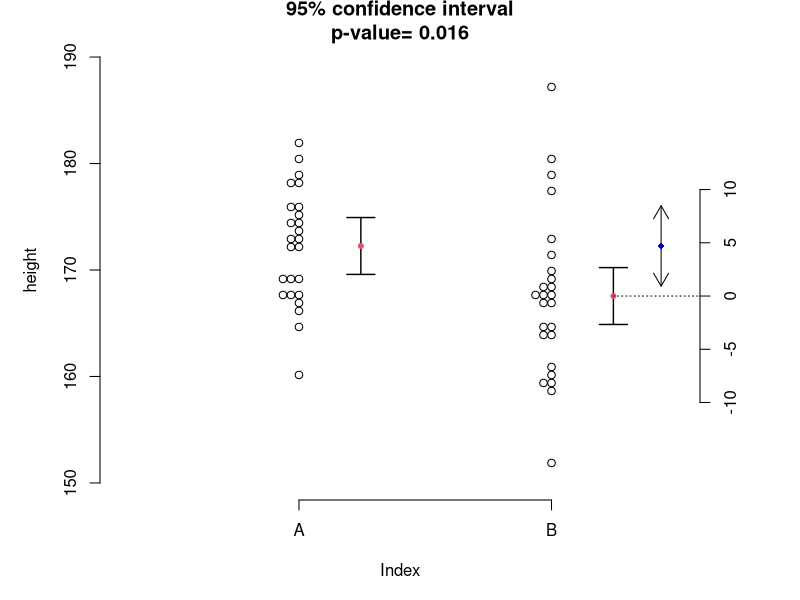

The R source for this figure:
library(beeswarm); set.seed(1235)
random_a = c(rnorm(25,172,6)); random_b = c(rnorm(25,167,6))
group_a = rep("a",25);group_b = rep("b",25)

random_a_and_b = c(random_a, random_b) # 두 그룹 난수
group_a_and_b = c(group_a,group_b) # "a","b" 라벨링

############################################################################

rslt = aov(random_a_and_b ~ group_a_and_b) # one-way ANOVA
summary(rslt) # 유의  -> 사후분석 수행 > 신뢰구간 구하기

# 신뢰구간 구하는 과정
rslt_list = unlist(summary(rslt)) # 분석 결과를 벡터로 저장
qt_val = qtukey(df = rslt_list[2], nmeans = 2,p = 0.95 )/sqrt(2) # 임계값
sd = sqrt(rslt_list[6]) # 변동성
n = 25 # 샘플 크기
margin_error = qt_val*sd*sqrt(1/n) # 표준오차
sample_mean = aggregate(random_a_and_b, list(group_a_and_b), mean) # 각 그룹 평균
moes = c(sample_mean$x-margin_error, sample_mean$x+margin_error) # 신뢰구간
############################################################################

par(mar = c(5,5,2,5)) # 여백 조정
plot(c(150,190),axes=FALSE, xaxt="n", type="n",
     xlim=c(0.3, 2.5), ylab="height" ) # 캔버스 생성
y_range=c(150,190)
beeswarm(random_a_and_b~group_a_and_b,side=-1,
         col = 1:length(n), add=TRUE,ylim=y_range,  
         method="center",xlab="",main = '') # 표본 plotting
axis(1, 1:2, labels=c("A","B")) # 2개의 집단 표시
axis(2) # 세로축 생성


x_adj = c(1,2) + 0.245 # beeswarm옆에 그리기 위해 값 조정
arrows(x_adj[1],moes[1],x_adj[1],moes[3],lwd=1.4, length=0.14,angle=90, code=3) # 집단 a의 신뢰구간
arrows(x_adj[2],moes[2],x_adj[2],moes[4],lwd=1.4, length=0.14,angle=90, code=3) # 집단 b의 신뢰구간
points(x_adj, sample_mean$x,col=2,pch=20) # 집단 a ,b 평균
lines(c(x_adj[2], 3), c(sample_mean$x[2], sample_mean$x[2]), lty=3)

par(new=TRUE) # 위에 겹쳐 그리기
diff=sample_mean$x[1]-sample_mean$x[2] # 평균 차이

test=t.test(random_a_and_b~group_a_and_b, 
            conf.level=0.95, var.equal=TRUE) # 평균차이 유의미한가?

pvalue=round(test$p.value,3)
y_range = c(150,190)
plot(0.97, diff, axes=FALSE, xlab=NA, ylab=NA,
     type="n", xlim=c(0,1),
     ylim=y_range-sample_mean$x[2],
     main=paste("95% confidence interval\np-value=", pvalue))
axis(side=4, at=seq(-10,10,5)) # 평균 차에 대한 축 추가

points(0.97, diff, pch=18, col="blue") # 평균 차이
arrows(0.97, test$conf.int[1], 0.97,test$conf.int[2],
       ,length=0.15,angle=30, code=3)  # 평균 차이의 신뢰구간



